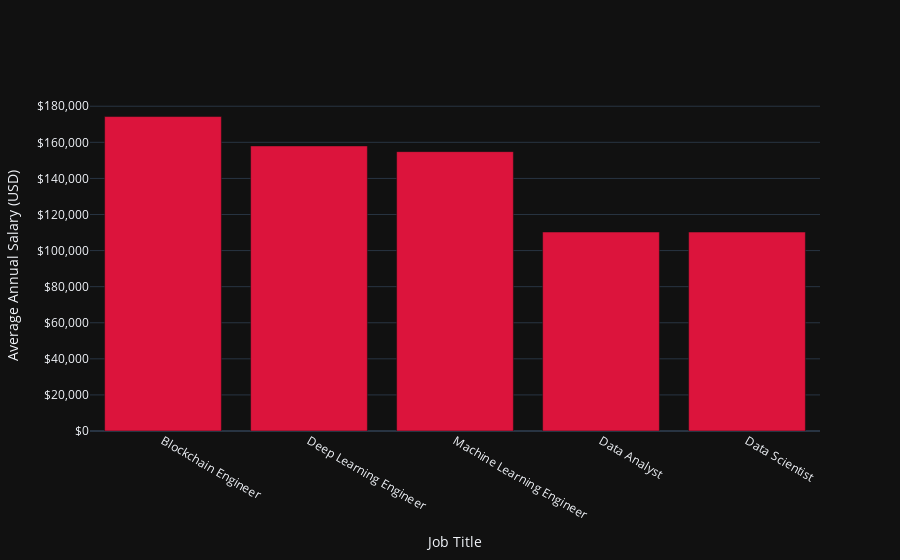

Here is the notebook cell this chart was saved with:
### Code cell
# get the top 5 most occurring job titles
top_5_titles = df['title'].value_counts().nlargest(5).index.tolist()

# filter the dataframe to only include the top 5 titles
df_filtered = df[df['title'].isin(top_5_titles)]

# get the average salary for each title
grouped_df = df_filtered.groupby('title')['salary'].mean().reset_index()
grouped_df = grouped_df.sort_values('salary', ascending=False)
# create a bar plot using Plotly
fig = go.Figure(data=[go.Bar(x=grouped_df['title'], y=grouped_df['salary'],
                             hovertemplate='<b>Title: </b>%{x}<b><br>Average Salary: </b>%{y:$,.2f}',
                             name='',
                             marker=dict(color='crimson'))])
fig.update_layout(
                  xaxis_title='Job Title', yaxis_title='Average Annual Salary (USD)',
                  template='plotly_dark')
fig.update_layout(
                  yaxis=dict(tickformat='$,.0f'),)

fig.show()

fig.write_html("../../website/plots/plot-7.html")

### Figure 1 — Plotly figure (JSON) as saved in the notebook; plotly's stock layout.template omitted (floating-point values rounded to 4 significant figures)
{"data": [{"hovertemplate": "<b>Title: </b>%{x}<b><br>Average Salary: </b>%{y:$,.2f}", "marker": {"color": "crimson"}, "name": "", "type": "bar", "x": ["Blockchain Engineer", "Deep Learning Engineer", "Machine Learning Engineer", "Data Analyst", "Data Scientist"], "y": [174300.0, 158000, 154800.0, 110300.0, 110269]}], "layout": {"xaxis": {"title": {"text": "Job Title"}}, "yaxis": {"tickformat": "$,.0f", "title": {"text": "Average Annual Salary (USD)"}}}}
